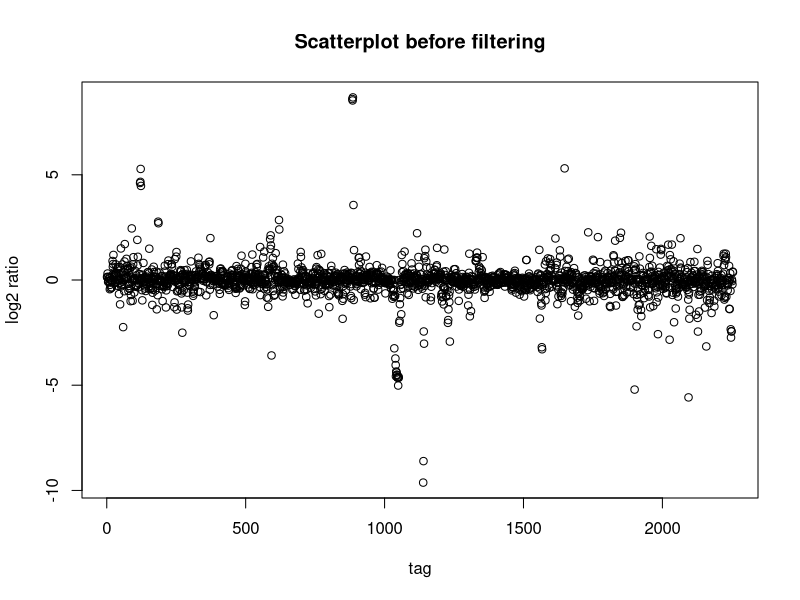
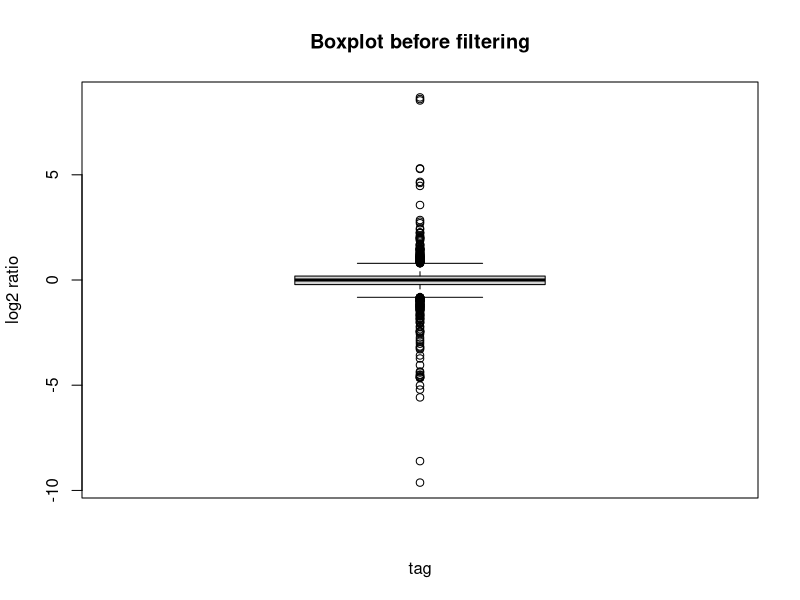
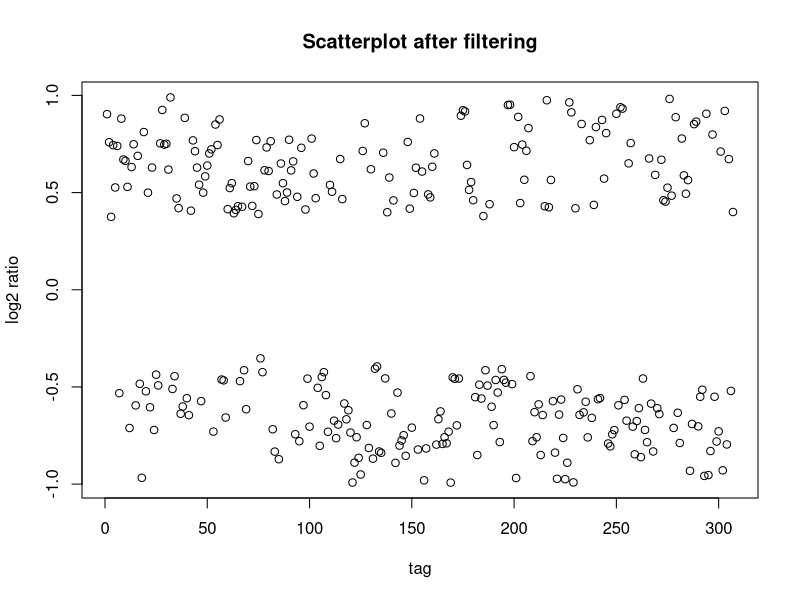
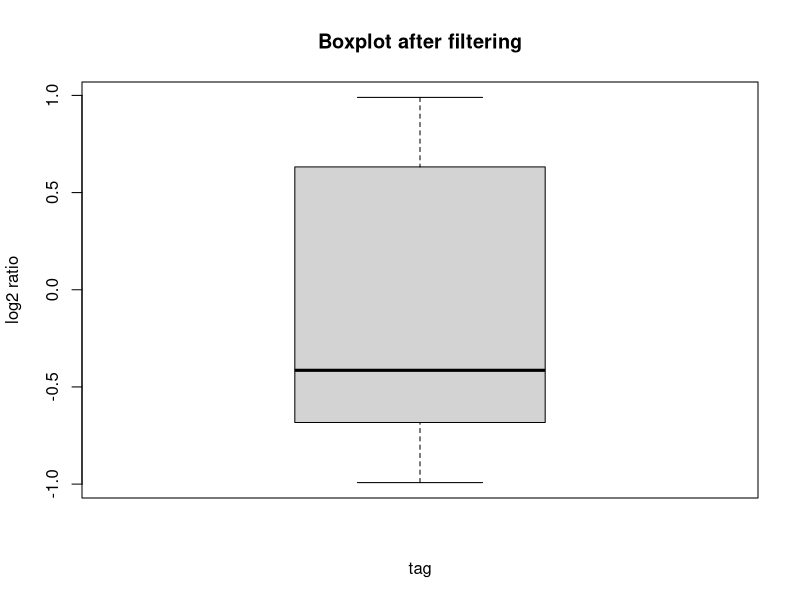
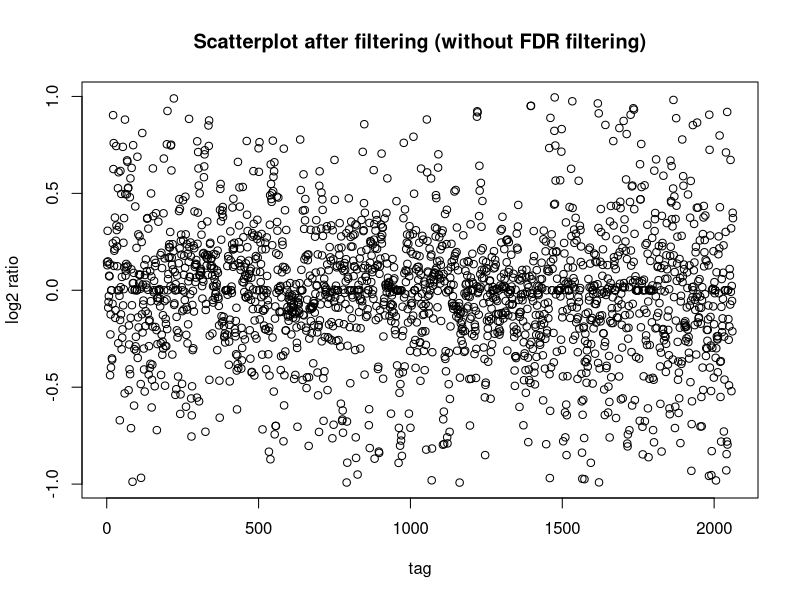
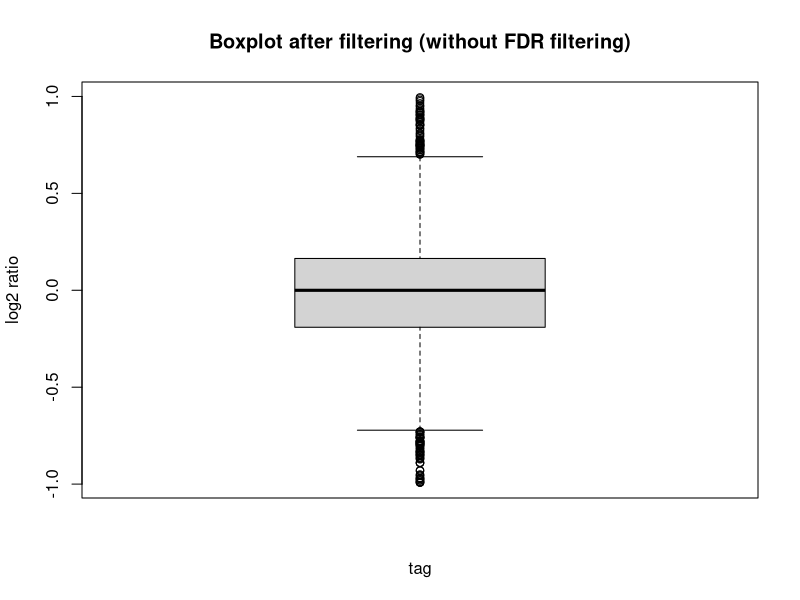
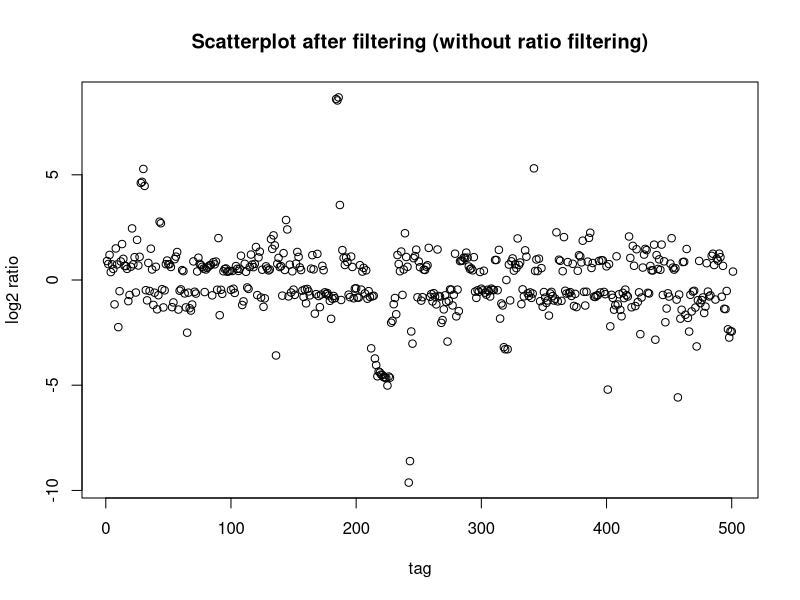
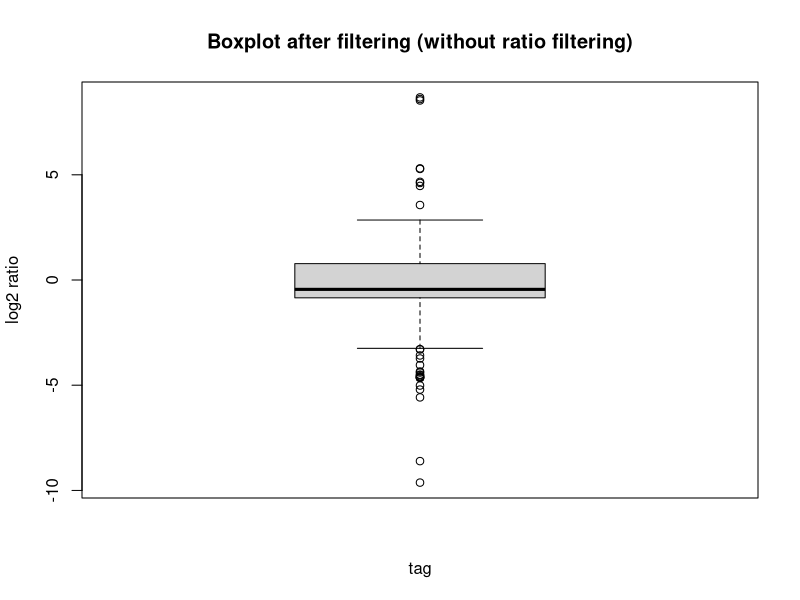

Generate these figures, in order, with R:
ratio <- scan("ratio.txt")

png(filename= "scatterplot_.png")
plot(ratio,main= "Scatterplot before filtering", ylab= "log2 ratio", xlab="tag")
dev.off()

png(filename= "boxplot_.png")
boxplot(ratio, main= "Boxplot before filtering", ylab= "log2 ratio", xlab="tag")
dev.off()

vec1 <- scan("vec1.txt")

png(filename= "scatterplot2.png")
plot(vec1,main= "Scatterplot after filtering", ylab= "log2 ratio", xlab="tag")
dev.off()

png(filename= "boxplot2.png")
boxplot(vec1, main= "Boxplot after filtering", ylab= "log2 ratio", xlab="tag")
dev.off()

vec4 <- scan("vec4.txt")

png(filename= "scatterplot3.png")
plot(vec4,main= "Scatterplot after filtering (without FDR filtering)", ylab= "log2 ratio", xlab="tag")
dev.off()

png(filename= "boxplot3.png")
boxplot(vec4, main= "Boxplot after filtering (without FDR filtering)", ylab= "log2 ratio", xlab="tag")
dev.off()

vec6 <- scan("vec6.txt")

png(filename= "scatterplot4.png")
plot(vec6,main= "Scatterplot after filtering (without ratio filtering)", ylab= "log2 ratio", xlab="tag")
dev.off()

png(filename= "boxplot4.png")
boxplot(vec6, main= "Boxplot after filtering (without ratio filtering)", ylab= "log2 ratio", xlab="tag")
dev.off()

